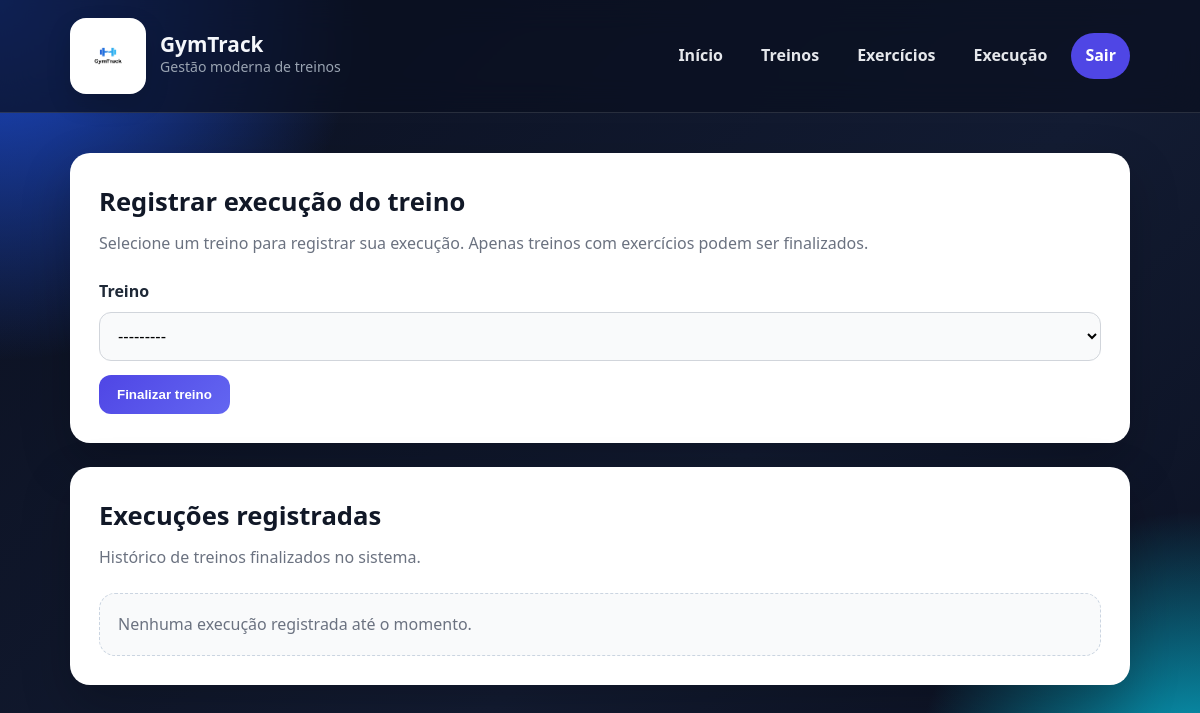
The page /execucao/ (signed in) on the database as committed earlier.
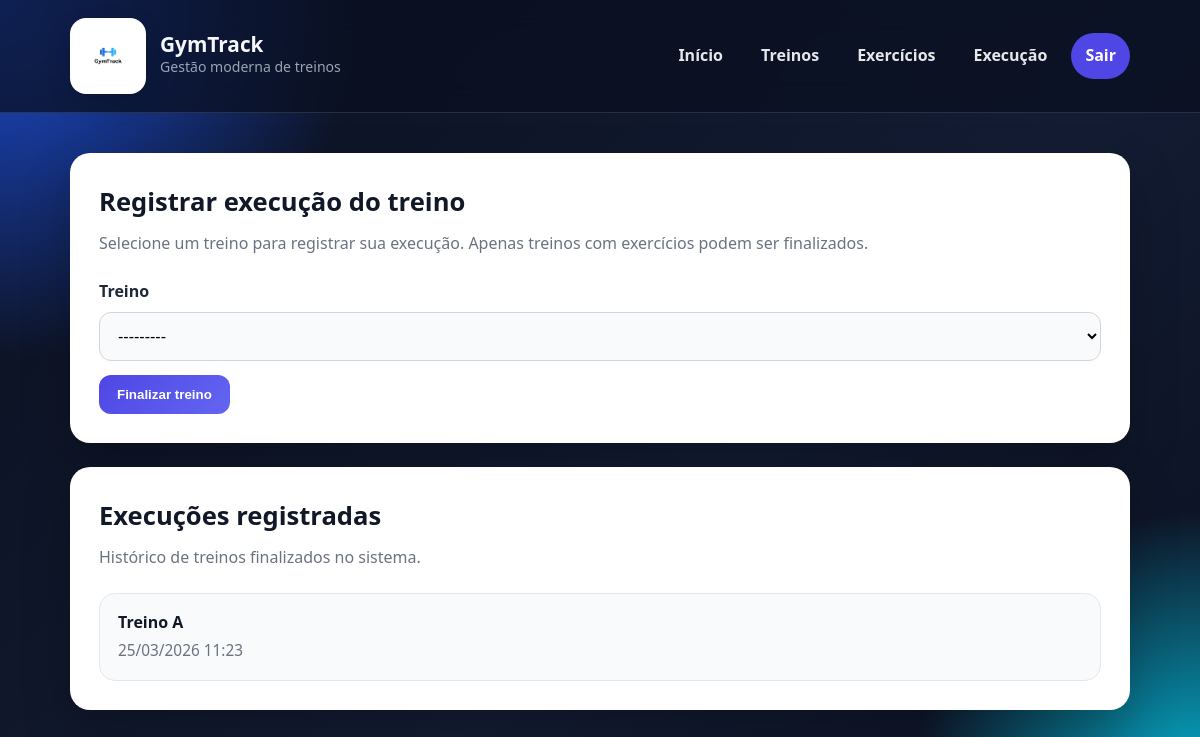
The same page on the database as committed later.
### core/models.py (models this page shows, shortened)
class ExecucaoTreino(models.Model):
    treino = models.ForeignKey(Treino, on_delete=models.CASCADE, related_name='execucoes')
    data_execucao = models.DateTimeField(auto_now_add=True)

class Treino(models.Model):
    nome = models.CharField(max_length=100)
    def __str__(self):
        return self.nome

### core/views.py (the view)
# urls.py: path('execucao/', views.execucao_view, name='execucao'),
@login_required
def execucao_view(request):
    form = ExecucaoTreinoForm()
    if request.method == 'POST':
        form = ExecucaoTreinoForm(request.POST)
        if form.is_valid():
            form.save()
            return redirect('execucao')
    execucoes = ExecucaoTreino.objects.all()
    return render(request, 'core/execucao.html', {
        'form': form,
        'execucoes': execucoes
    })

### core/forms.py (shortened to what this page needs)
class ExecucaoTreinoForm(forms.ModelForm):
    class Meta:
        model = ExecucaoTreino
        fields = ['treino']
        labels = {
            'treino': 'Treino',
        }

### core/templates/core/execucao.html (shortened to what this page needs)
{% extends 'core/base.html' %}
{% block content %}
<section class="page-grid">
    <div class="content-card">
        <h2 class="section-title">Registrar execução do treino</h2>
        <p class="section-subtitle">
            Selecione um treino para registrar sua execução. Apenas treinos com exercícios podem ser finalizados.
        </p>
        <form method="post">
            <div class="form-grid">
                <div class="form-group full">
                    <label for="{{ form.treino.id_for_label }}">Treino</label>
                    {{ form.treino }}
                </div>
            </div>
            <div class="form-actions">
                <button type="submit" class="btn btn-primary">Finalizar treino</button>
            </div>
        </form>
    </div>
    <div class="list-card">
        <h3 class="section-title">Execuções registradas</h3>
        <p class="section-subtitle">Histórico de treinos finalizados no sistema.</p>
        {% if execucoes %}
            <ul class="items-list">
                {% for execucao in execucoes %}
                    <li class="item">
                        <div>
                            <strong>{{ execucao.treino.nome }}</strong>
                            <span>{{ execucao.data_execucao|date:"d/m/Y H:i" }}</span>
                        </div>
                    </li>
                {% endfor %}
            </ul>
        {% else %}
            <div class="empty-state">Nenhuma execução registrada até o momento.</div>
        {% endif %}
    </div>
</section>
{% endblock %}

Rows that differ between the two databases and show on the page:
added ExecucaoTreino: treino.nome "Treino A", data_execucao "25/03/2026 11:23"
Other text that changed with them:
text no longer shown: "Nenhuma execução registrada até o momento."
